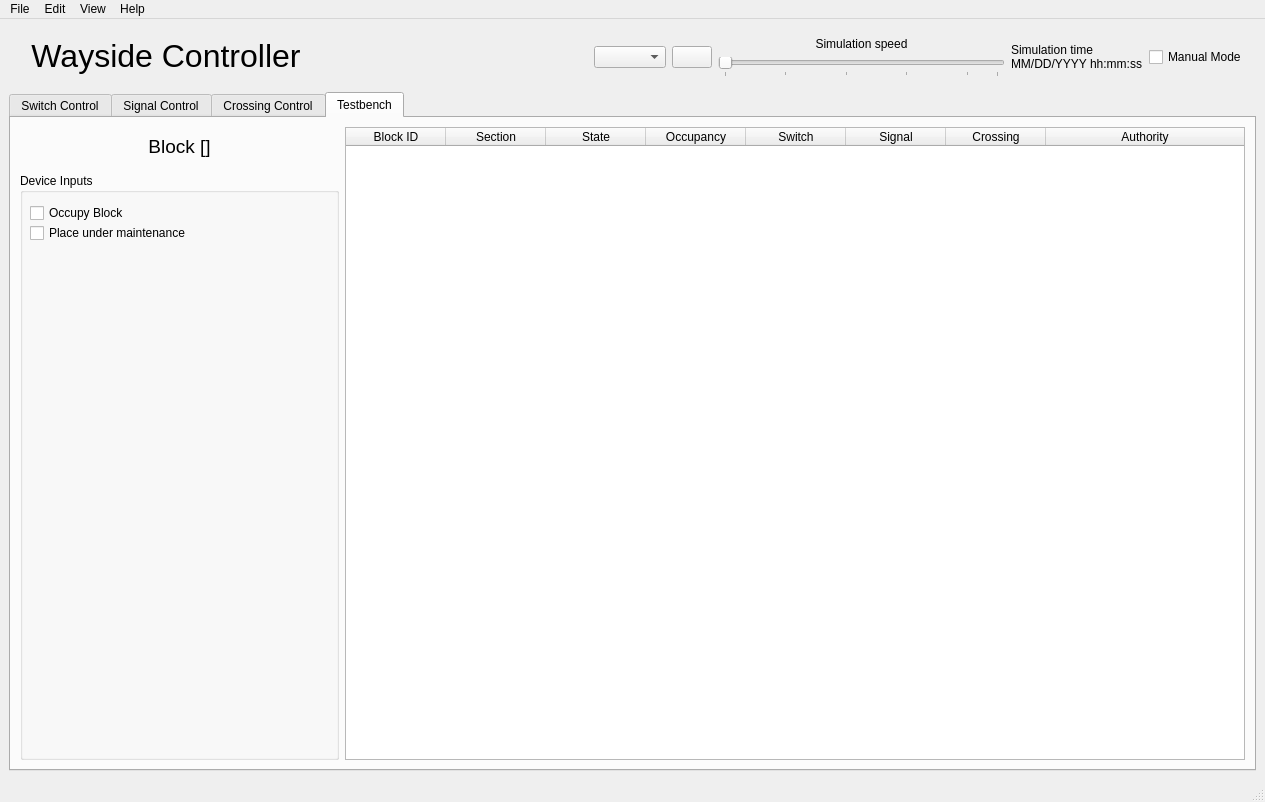
<?xml version="1.0" encoding="UTF-8"?>
<ui version="4.0">
 <class>MainWindow</class>
 <widget class="QMainWindow" name="MainWindow">
  <property name="geometry">
   <rect>
    <x>0</x>
    <y>0</y>
    <width>1265</width>
    <height>802</height>
   </rect>
  </property>
  <property name="windowTitle">
   <string>MainWindow</string>
  </property>
  <widget class="QWidget" name="centralwidget">
   <layout class="QGridLayout" name="gridLayout_5">
    <property name="sizeConstraint">
     <enum>QLayout::SetMinAndMaxSize</enum>
    </property>
    <item row="1" column="0">
     <widget class="QTabWidget" name="tabWidget">
      <property name="sizePolicy">
       <sizepolicy hsizetype="Expanding" vsizetype="Expanding">
        <horstretch>0</horstretch>
        <verstretch>0</verstretch>
       </sizepolicy>
      </property>
      <property name="minimumSize">
       <size>
        <width>0</width>
        <height>2</height>
       </size>
      </property>
      <property name="currentIndex">
       <number>3</number>
      </property>
      <widget class="QWidget" name="tab_1">
       <attribute name="title">
        <string>Switch Control</string>
       </attribute>
       <layout class="QGridLayout" name="gridLayout_4">
        <item row="0" column="0">
         <layout class="QGridLayout" name="gridLayout_3">
          <item row="0" column="0">
           <layout class="QVBoxLayout" name="verticalLayout_2">
            <item>
             <widget class="QTableWidget" name="switch_table">
              <property name="selectionBehavior">
               <enum>QAbstractItemView::SelectRows</enum>
              </property>
              <property name="columnCount">
               <number>4</number>
              </property>
              <attribute name="horizontalHeaderStretchLastSection">
               <bool>true</bool>
              </attribute>
              <attribute name="verticalHeaderVisible">
               <bool>false</bool>
              </attribute>
              <column>
               <property name="text">
                <string>Block</string>
               </property>
              </column>
              <column>
               <property name="text">
                <string>Primary Block</string>
               </property>
              </column>
              <column>
               <property name="text">
                <string>Secondary Block</string>
               </property>
              </column>
              <column>
               <property name="text">
                <string>Current Connection</string>
               </property>
              </column>
             </widget>
            </item>
            <item>
             <widget class="QLabel" name="label_10">
              <property name="text">
               <string>&lt;html&gt;&lt;head/&gt;&lt;body&gt;&lt;p align=&quot;center&quot;&gt;&lt;span style=&quot; font-size:10pt;&quot;&gt;Track Logic Programs&lt;/span&gt;&lt;/p&gt;&lt;/body&gt;&lt;/html&gt;</string>
              </property>
             </widget>
            </item>
            <item>
             <layout class="QHBoxLayout" name="horizontalLayout_10"/>
            </item>
            <item>
             <layout class="QHBoxLayout" name="horizontalLayout_2">
              <item>
               <widget class="QLabel" name="PLC_label">
                <property name="text">
                 <string>sample_file.eds</string>
                </property>
               </widget>
              </item>
              <item>
               <widget class="QPushButton" name="PLC_download">
                <property name="text">
                 <string>View file</string>
                </property>
               </widget>
              </item>
              <item>
               <spacer name="horizontalSpacer_2">
                <property name="orientation">
                 <enum>Qt::Horizontal</enum>
                </property>
                <property name="sizeHint" stdset="0">
                 <size>
                  <width>40</width>
                  <height>20</height>
                 </size>
                </property>
               </spacer>
              </item>
              <item>
               <widget class="QLabel" name="label_2">
                <property name="text">
                 <string>Selected Program:    </string>
                </property>
               </widget>
              </item>
              <item alignment="Qt::AlignRight">
               <widget class="QSpinBox" name="program_select_spinbox">
                <property name="wrapping">
                 <bool>true</bool>
                </property>
                <property name="frame">
                 <bool>false</bool>
                </property>
                <property name="keyboardTracking">
                 <bool>false</bool>
                </property>
                <property name="minimum">
                 <number>1</number>
                </property>
                <property name="maximum">
                 <number>3</number>
                </property>
               </widget>
              </item>
             </layout>
            </item>
            <item>
             <widget class="QPushButton" name="PLC_upload">
              <property name="text">
               <string>Upload PLC File</string>
              </property>
             </widget>
            </item>
           </layout>
          </item>
          <item row="0" column="1">
           <layout class="QVBoxLayout" name="verticalLayout_4">
            <item>
             <widget class="QLabel" name="switch_label">
              <property name="text">
               <string>&lt;html&gt;&lt;head/&gt;&lt;body&gt;&lt;p align=&quot;center&quot;&gt;&lt;span style=&quot; font-size:14pt;&quot;&gt;Switch [SWITCH ID]&lt;/span&gt;&lt;/p&gt;&lt;/body&gt;&lt;/html&gt;</string>
              </property>
             </widget>
            </item>
            <item>
             <layout class="QHBoxLayout" name="horizontalLayout_4">
              <item>
               <widget class="QLabel" name="state1_block_label">
                <property name="text">
                 <string>&lt;html&gt;&lt;head/&gt;&lt;body&gt;&lt;p align=&quot;center&quot;&gt;[STATE 1 BLOCK]&lt;/p&gt;&lt;/body&gt;&lt;/html&gt;</string>
                </property>
               </widget>
              </item>
              <item>
               <widget class="QLabel" name="state2_block_label">
                <property name="text">
                 <string>&lt;html&gt;&lt;head/&gt;&lt;body&gt;&lt;p align=&quot;center&quot;&gt;[STATE 2 BLOCK]&lt;/p&gt;&lt;/body&gt;&lt;/html&gt;</string>
                </property>
               </widget>
              </item>
             </layout>
            </item>
            <item>
             <widget class="QLabel" name="switch_graphic">
              <property name="enabled">
               <bool>true</bool>
              </property>
              <property name="sizePolicy">
               <sizepolicy hsizetype="Minimum" vsizetype="Minimum">
                <horstretch>0</horstretch>
                <verstretch>0</verstretch>
               </sizepolicy>
              </property>
              <property name="maximumSize">
               <size>
                <width>300</width>
                <height>300</height>
               </size>
              </property>
              <property name="text">
               <string/>
              </property>
              <property name="pixmap">
               <pixmap>../../../.designer/backup/img/Track Ctl Graphics state1.png</pixmap>
              </property>
              <property name="scaledContents">
               <bool>true</bool>
              </property>
              <property name="indent">
               <number>-5</number>
              </property>
             </widget>
            </item>
            <item>
             <layout class="QHBoxLayout" name="horizontalLayout_5">
              <item>
               <widget class="QLabel" name="owner_block_label">
                <property name="text">
                 <string>&lt;html&gt;&lt;head/&gt;&lt;body&gt;&lt;p align=&quot;center&quot;&gt;[OWNER BLOCK]&lt;/p&gt;&lt;/body&gt;&lt;/html&gt;</string>
                </property>
               </widget>
              </item>
              <item>
               <widget class="QPushButton" name="switch_toggle">
                <property name="text">
                 <string>Toggle Switch</string>
                </property>
               </widget>
              </item>
             </layout>
            </item>
            <item>
             <spacer name="verticalSpacer">
              <property name="orientation">
               <enum>Qt::Vertical</enum>
              </property>
              <property name="sizeHint" stdset="0">
               <size>
                <width>20</width>
                <height>40</height>
               </size>
              </property>
             </spacer>
            </item>
            <item alignment="Qt::AlignHCenter">
             <widget class="QCheckBox" name="yard_return_box">
              <property name="text">
               <string>Yard Return Mode</string>
              </property>
             </widget>
            </item>
           </layout>
          </item>
          <item row="0" column="2">
           <widget class="QTableWidget" name="block_table_1">
            <property name="selectionBehavior">
             <enum>QAbstractItemView::SelectRows</enum>
            </property>
            <attribute name="verticalHeaderVisible">
             <bool>false</bool>
            </attribute>
            <column>
             <property name="text">
              <string>Block ID</string>
             </property>
            </column>
            <column>
             <property name="text">
              <string>Section</string>
             </property>
            </column>
            <column>
             <property name="text">
              <string>Status</string>
             </property>
            </column>
            <column>
             <property name="text">
              <string>Occupancy</string>
             </property>
            </column>
           </widget>
          </item>
         </layout>
        </item>
       </layout>
      </widget>
      <widget class="QWidget" name="tab_2">
       <attribute name="title">
        <string>Signal Control</string>
       </attribute>
       <layout class="QGridLayout" name="gridLayout_2">
        <item row="0" column="0">
         <layout class="QHBoxLayout" name="horizontalLayout_6">
          <item>
           <layout class="QVBoxLayout" name="verticalLayout_3">
            <item>
             <widget class="QTableWidget" name="signal_table">
              <property name="selectionBehavior">
               <enum>QAbstractItemView::SelectRows</enum>
              </property>
              <property name="columnCount">
               <number>2</number>
              </property>
              <attribute name="horizontalHeaderStretchLastSection">
               <bool>true</bool>
              </attribute>
              <attribute name="verticalHeaderVisible">
               <bool>false</bool>
              </attribute>
              <attribute name="verticalHeaderStretchLastSection">
               <bool>false</bool>
              </attribute>
              <column>
               <property name="text">
                <string>Block</string>
               </property>
              </column>
              <column>
               <property name="text">
                <string>State</string>
               </property>
              </column>
             </widget>
            </item>
           </layout>
          </item>
          <item>
           <layout class="QVBoxLayout" name="verticalLayout_5">
            <item>
             <widget class="QLabel" name="signal_label">
              <property name="text">
               <string>&lt;html&gt;&lt;head/&gt;&lt;body&gt;&lt;p align=&quot;center&quot;&gt;&lt;span style=&quot; font-size:14pt;&quot;&gt;Signal [SIGNAL ID]&lt;/span&gt;&lt;/p&gt;&lt;/body&gt;&lt;/html&gt;</string>
              </property>
             </widget>
            </item>
            <item>
             <widget class="QLabel" name="signal_graphic">
              <property name="maximumSize">
               <size>
                <width>200</width>
                <height>300</height>
               </size>
              </property>
              <property name="text">
               <string/>
              </property>
              <property name="pixmap">
               <pixmap>../../../.designer/backup/img/Track Ctl Graphics red.png</pixmap>
              </property>
              <property name="scaledContents">
               <bool>true</bool>
              </property>
             </widget>
            </item>
            <item>
             <widget class="QPushButton" name="signal_toggle">
              <property name="text">
               <string>Toggle Light</string>
              </property>
             </widget>
            </item>
            <item>
             <spacer name="verticalSpacer_2">
              <property name="orientation">
               <enum>Qt::Vertical</enum>
              </property>
              <property name="sizeHint" stdset="0">
               <size>
                <width>20</width>
                <height>40</height>
               </size>
              </property>
             </spacer>
            </item>
           </layout>
          </item>
          <item>
           <widget class="QTableWidget" name="block_table_2">
            <property name="selectionBehavior">
             <enum>QAbstractItemView::SelectRows</enum>
            </property>
            <attribute name="verticalHeaderVisible">
             <bool>false</bool>
            </attribute>
            <column>
             <property name="text">
              <string>Block ID</string>
             </property>
            </column>
            <column>
             <property name="text">
              <string>Section</string>
             </property>
            </column>
            <column>
             <property name="text">
              <string>State</string>
             </property>
            </column>
            <column>
             <property name="text">
              <string>Occupancy</string>
             </property>
            </column>
           </widget>
          </item>
         </layout>
        </item>
       </layout>
      </widget>
      <widget class="QWidget" name="tab_3">
       <attribute name="title">
        <string>Crossing Control</string>
       </attribute>
       <layout class="QGridLayout" name="gridLayout">
        <item row="0" column="0">
         <layout class="QHBoxLayout" name="horizontalLayout_7">
          <item>
           <layout class="QVBoxLayout" name="verticalLayout_6">
            <item>
             <widget class="QTableWidget" name="crossing_table">
              <property name="selectionBehavior">
               <enum>QAbstractItemView::SelectRows</enum>
              </property>
              <property name="columnCount">
               <number>2</number>
              </property>
              <attribute name="horizontalHeaderStretchLastSection">
               <bool>true</bool>
              </attribute>
              <attribute name="verticalHeaderVisible">
               <bool>false</bool>
              </attribute>
              <column>
               <property name="text">
                <string>Block</string>
               </property>
              </column>
              <column>
               <property name="text">
                <string>State</string>
               </property>
              </column>
             </widget>
            </item>
           </layout>
          </item>
          <item>
           <layout class="QVBoxLayout" name="verticalLayout_7">
            <item>
             <widget class="QLabel" name="crossing_label">
              <property name="text">
               <string>&lt;html&gt;&lt;head/&gt;&lt;body&gt;&lt;p align=&quot;center&quot;&gt;&lt;span style=&quot; font-size:14pt;&quot;&gt;Crossing [CROSSING ID]&lt;/span&gt;&lt;/p&gt;&lt;/body&gt;&lt;/html&gt;</string>
              </property>
             </widget>
            </item>
            <item>
             <widget class="QLabel" name="crossing_graphic">
              <property name="maximumSize">
               <size>
                <width>300</width>
                <height>200</height>
               </size>
              </property>
              <property name="toolTipDuration">
               <number>8</number>
              </property>
              <property name="text">
               <string/>
              </property>
              <property name="pixmap">
               <pixmap>../../../.designer/backup/img/rrc_open.png</pixmap>
              </property>
              <property name="scaledContents">
               <bool>true</bool>
              </property>
             </widget>
            </item>
            <item>
             <widget class="QPushButton" name="crossing_toggle">
              <property name="text">
               <string>Toggle Crossing</string>
              </property>
             </widget>
            </item>
            <item>
             <spacer name="verticalSpacer_3">
              <property name="orientation">
               <enum>Qt::Vertical</enum>
              </property>
              <property name="sizeHint" stdset="0">
               <size>
                <width>20</width>
                <height>40</height>
               </size>
              </property>
             </spacer>
            </item>
           </layout>
          </item>
          <item>
           <widget class="QTableWidget" name="block_table_3">
            <property name="selectionBehavior">
             <enum>QAbstractItemView::SelectRows</enum>
            </property>
            <attribute name="verticalHeaderVisible">
             <bool>false</bool>
            </attribute>
            <column>
             <property name="text">
              <string>Block ID</string>
             </property>
            </column>
            <column>
             <property name="text">
              <string>Section</string>
             </property>
            </column>
            <column>
             <property name="text">
              <string>State</string>
             </property>
            </column>
            <column>
             <property name="text">
              <string>Occupancy</string>
             </property>
            </column>
           </widget>
          </item>
         </layout>
        </item>
       </layout>
      </widget>
      <widget class="QWidget" name="tab_4">
       <attribute name="title">
        <string>Testbench</string>
       </attribute>
       <layout class="QGridLayout" name="gridLayout_7">
        <item row="0" column="0">
         <layout class="QGridLayout" name="gridLayout_6" columnstretch="0,0,0">
          <item row="0" column="0" colspan="2">
           <widget class="QLabel" name="tb_block_label">
            <property name="maximumSize">
             <size>
              <width>16777215</width>
              <height>40</height>
             </size>
            </property>
            <property name="text">
             <string>&lt;html&gt;&lt;head/&gt;&lt;body&gt;&lt;p align=&quot;center&quot;&gt;&lt;span style=&quot; font-size:14pt;&quot;&gt;Block []&lt;/span&gt;&lt;/p&gt;&lt;/body&gt;&lt;/html&gt;</string>
            </property>
           </widget>
          </item>
          <item row="0" column="2" rowspan="3">
           <widget class="QTableWidget" name="tb_block_table">
            <property name="minimumSize">
             <size>
              <width>900</width>
              <height>0</height>
             </size>
            </property>
            <property name="maximumSize">
             <size>
              <width>700</width>
              <height>16777215</height>
             </size>
            </property>
            <property name="selectionBehavior">
             <enum>QAbstractItemView::SelectRows</enum>
            </property>
            <attribute name="horizontalHeaderStretchLastSection">
             <bool>true</bool>
            </attribute>
            <attribute name="verticalHeaderVisible">
             <bool>false</bool>
            </attribute>
            <column>
             <property name="text">
              <string>Block ID</string>
             </property>
            </column>
            <column>
             <property name="text">
              <string>Section</string>
             </property>
            </column>
            <column>
             <property name="text">
              <string>State</string>
             </property>
            </column>
            <column>
             <property name="text">
              <string>Occupancy</string>
             </property>
            </column>
            <column>
             <property name="text">
              <string>Switch</string>
             </property>
            </column>
            <column>
             <property name="text">
              <string>Signal</string>
             </property>
            </column>
            <column>
             <property name="text">
              <string>Crossing</string>
             </property>
            </column>
            <column>
             <property name="text">
              <string>Authority</string>
             </property>
            </column>
           </widget>
          </item>
          <item row="1" column="0" rowspan="2" colspan="2">
           <widget class="QGroupBox" name="groupBox">
            <property name="sizePolicy">
             <sizepolicy hsizetype="Preferred" vsizetype="Preferred">
              <horstretch>0</horstretch>
              <verstretch>0</verstretch>
             </sizepolicy>
            </property>
            <property name="title">
             <string>Device Inputs</string>
            </property>
            <widget class="QCheckBox" name="tb_occ">
             <property name="geometry">
              <rect>
               <x>10</x>
               <y>30</y>
               <width>111</width>
               <height>20</height>
              </rect>
             </property>
             <property name="text">
              <string>Occupy Block</string>
             </property>
            </widget>
            <widget class="QCheckBox" name="tb_dis">
             <property name="geometry">
              <rect>
               <x>10</x>
               <y>50</y>
               <width>221</width>
               <height>20</height>
              </rect>
             </property>
             <property name="text">
              <string>Place under maintenance</string>
             </property>
            </widget>
           </widget>
          </item>
         </layout>
        </item>
       </layout>
      </widget>
     </widget>
    </item>
    <item row="0" column="0">
     <widget class="QWidget" name="header_layout" native="true">
      <property name="maximumSize">
       <size>
        <width>16777215</width>
        <height>70</height>
       </size>
      </property>
      <property name="styleSheet">
       <string notr="true"/>
      </property>
      <layout class="QHBoxLayout" name="horizontalLayout">
       <item>
        <widget class="QLabel" name="label">
         <property name="sizePolicy">
          <sizepolicy hsizetype="Maximum" vsizetype="Maximum">
           <horstretch>0</horstretch>
           <verstretch>0</verstretch>
          </sizepolicy>
         </property>
         <property name="maximumSize">
          <size>
           <width>52</width>
           <height>52</height>
          </size>
         </property>
         <property name="text">
          <string/>
         </property>
         <property name="pixmap">
          <pixmap>../../../.designer/backup/AuroraLogo.jpg</pixmap>
         </property>
         <property name="scaledContents">
          <bool>true</bool>
         </property>
        </widget>
       </item>
       <item>
        <widget class="QLabel" name="label_3">
         <property name="text">
          <string>&lt;html&gt;&lt;head/&gt;&lt;body&gt;&lt;p align=&quot;center&quot;&gt;&lt;span style=&quot; font-size:24pt;&quot;&gt;Wayside Controller&lt;/span&gt;&lt;/p&gt;&lt;/body&gt;&lt;/html&gt;</string>
         </property>
        </widget>
       </item>
       <item>
        <spacer name="horizontalSpacer">
         <property name="orientation">
          <enum>Qt::Horizontal</enum>
         </property>
         <property name="sizeHint" stdset="0">
          <size>
           <width>40</width>
           <height>20</height>
          </size>
         </property>
        </spacer>
       </item>
       <item>
        <widget class="QComboBox" name="node_select"/>
       </item>
       <item>
        <widget class="QPushButton" name="pause_button">
         <property name="text">
          <string/>
         </property>
         <property name="icon">
          <iconset>
           <normaloff>../Other/pause_button.jpg</normaloff>../Other/pause_button.jpg</iconset>
         </property>
         <property name="iconSize">
          <size>
           <width>48</width>
           <height>48</height>
          </size>
         </property>
         <property name="checkable">
          <bool>true</bool>
         </property>
        </widget>
       </item>
       <item>
        <layout class="QVBoxLayout" name="verticalLayout">
         <item>
          <widget class="QLabel" name="label_6">
           <property name="sizePolicy">
            <sizepolicy hsizetype="Preferred" vsizetype="Minimum">
             <horstretch>0</horstretch>
             <verstretch>0</verstretch>
            </sizepolicy>
           </property>
           <property name="maximumSize">
            <size>
             <width>16777215</width>
             <height>20</height>
            </size>
           </property>
           <property name="text">
            <string>&lt;html&gt;&lt;head/&gt;&lt;body&gt;&lt;p align=&quot;center&quot;&gt;Simulation speed&lt;/p&gt;&lt;/body&gt;&lt;/html&gt;</string>
           </property>
          </widget>
         </item>
         <item>
          <widget class="QSlider" name="horizontalSlider">
           <property name="sizePolicy">
            <sizepolicy hsizetype="Expanding" vsizetype="Fixed">
             <horstretch>0</horstretch>
             <verstretch>5</verstretch>
            </sizepolicy>
           </property>
           <property name="cursor">
            <cursorShape>SizeHorCursor</cursorShape>
           </property>
           <property name="minimum">
            <number>1</number>
           </property>
           <property name="maximum">
            <number>10</number>
           </property>
           <property name="singleStep">
            <number>1</number>
           </property>
           <property name="pageStep">
            <number>2</number>
           </property>
           <property name="orientation">
            <enum>Qt::Horizontal</enum>
           </property>
           <property name="invertedAppearance">
            <bool>false</bool>
           </property>
           <property name="invertedControls">
            <bool>false</bool>
           </property>
           <property name="tickPosition">
            <enum>QSlider::TicksBelow</enum>
           </property>
           <property name="tickInterval">
            <number>2</number>
           </property>
          </widget>
         </item>
        </layout>
       </item>
       <item>
        <widget class="QLabel" name="label_4">
         <property name="text">
          <string>Simulation time
MM/DD/YYYY hh:mm:ss</string>
         </property>
        </widget>
       </item>
       <item>
        <widget class="QCheckBox" name="checkBox">
         <property name="text">
          <string>Manual Mode</string>
         </property>
         <property name="autoRepeatDelay">
          <number>298</number>
         </property>
        </widget>
       </item>
      </layout>
     </widget>
    </item>
   </layout>
  </widget>
  <widget class="QMenuBar" name="menubar">
   <property name="geometry">
    <rect>
     <x>0</x>
     <y>0</y>
     <width>1265</width>
     <height>22</height>
    </rect>
   </property>
   <widget class="QMenu" name="menuFile">
    <property name="title">
     <string>File</string>
    </property>
   </widget>
   <widget class="QMenu" name="menuEdit">
    <property name="title">
     <string>Edit</string>
    </property>
   </widget>
   <widget class="QMenu" name="menuView">
    <property name="title">
     <string>View</string>
    </property>
    <addaction name="actionSwitch_Control"/>
    <addaction name="actionSignal_Control"/>
    <addaction name="actionCrossing_Control"/>
    <addaction name="actionTestbench"/>
   </widget>
   <widget class="QMenu" name="menuHelp">
    <property name="title">
     <string>Help</string>
    </property>
   </widget>
   <addaction name="menuFile"/>
   <addaction name="menuEdit"/>
   <addaction name="menuView"/>
   <addaction name="menuHelp"/>
  </widget>
  <widget class="QStatusBar" name="statusbar"/>
  <action name="actionSwitch_Control">
   <property name="text">
    <string>Switch Control</string>
   </property>
  </action>
  <action name="actionSignal_Control">
   <property name="text">
    <string>Signal Control</string>
   </property>
  </action>
  <action name="actionCrossing_Control">
   <property name="text">
    <string>Crossing Control</string>
   </property>
  </action>
  <action name="actionTestbench">
   <property name="text">
    <string>Testbench</string>
   </property>
  </action>
 </widget>
 <resources/>
 <connections>
  <connection>
   <sender>actionSwitch_Control</sender>
   <signal>triggered()</signal>
   <receiver>tabWidget</receiver>
   <slot>setFocus()</slot>
   <hints>
    <hint type="sourcelabel">
     <x>-1</x>
     <y>-1</y>
    </hint>
    <hint type="destinationlabel">
     <x>540</x>
     <y>421</y>
    </hint>
   </hints>
  </connection>
  <connection>
   <sender>actionSignal_Control</sender>
   <signal>triggered()</signal>
   <receiver>tabWidget</receiver>
   <slot>setFocus()</slot>
   <hints>
    <hint type="sourcelabel">
     <x>-1</x>
     <y>-1</y>
    </hint>
    <hint type="destinationlabel">
     <x>540</x>
     <y>421</y>
    </hint>
   </hints>
  </connection>
  <connection>
   <sender>actionCrossing_Control</sender>
   <signal>triggered()</signal>
   <receiver>tabWidget</receiver>
   <slot>setFocus()</slot>
   <hints>
    <hint type="sourcelabel">
     <x>-1</x>
     <y>-1</y>
    </hint>
    <hint type="destinationlabel">
     <x>540</x>
     <y>421</y>
    </hint>
   </hints>
  </connection>
  <connection>
   <sender>actionTestbench</sender>
   <signal>triggered()</signal>
   <receiver>tabWidget</receiver>
   <slot>setFocus()</slot>
   <hints>
    <hint type="sourcelabel">
     <x>-1</x>
     <y>-1</y>
    </hint>
    <hint type="destinationlabel">
     <x>540</x>
     <y>421</y>
    </hint>
   </hints>
  </connection>
  <connection>
   <sender>switch_table</sender>
   <signal>clicked(QModelIndex)</signal>
   <receiver>switch_label</receiver>
   <slot>update()</slot>
   <hints>
    <hint type="sourcelabel">
     <x>193</x>
     <y>395</y>
    </hint>
    <hint type="destinationlabel">
     <x>542</x>
     <y>136</y>
    </hint>
   </hints>
  </connection>
 </connections>
</ui>
